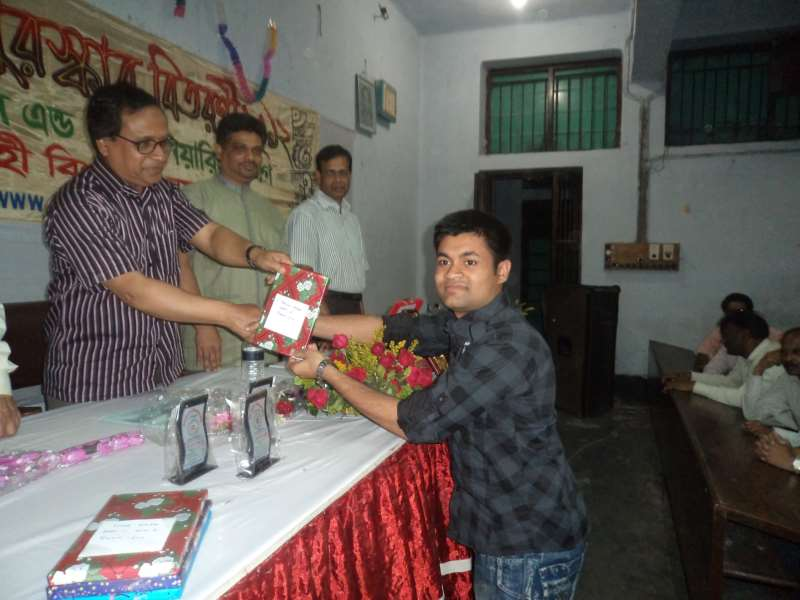
%> input picture CSE_LAB_4TH/403/02-Personala Website/album/3.jpg, 800 x 600 px
$ octave image_gaussian_low_pass.m   (GNU Octave 9; MATLAB toolbox functions it lacks are replaced by stand-ins)
%> lines starting %> are read from the running program, lines starting %| are printed output that depends on the picture
%page=235
%DFT and IDFT


clc;
clear all;
close all;

imageAa = imread('3.jpg');
%> imageAa is the input picture: size 600x800x3 uint8; mean R, G, B 98.9, 91.7, 87.5
imageA =rgb2gray(imageAa );
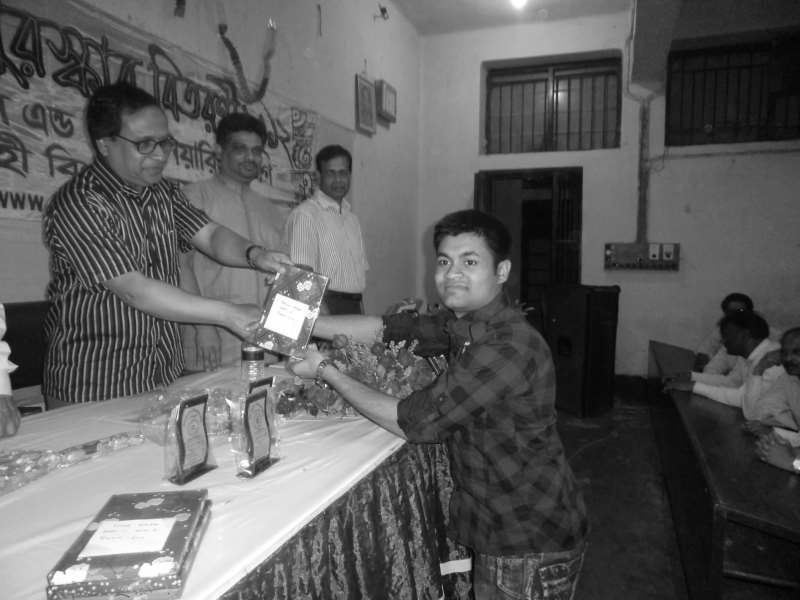
%> imageA: size 600x800 uint8; min 1, max 255, mean 93.4

[M N]=size(imageA);
%> M = 600; N = 800


%Display images

subplot(2,2,1);
imshow(imageA);
title('Image A ');


imageA=double(imageA);
%> imageA: size 600x800 double
%-1 *

for x=1:M
    for y=1:N
        imageA(x,y)=imageA(x,y)*(-1)^(x+y);
    end
end
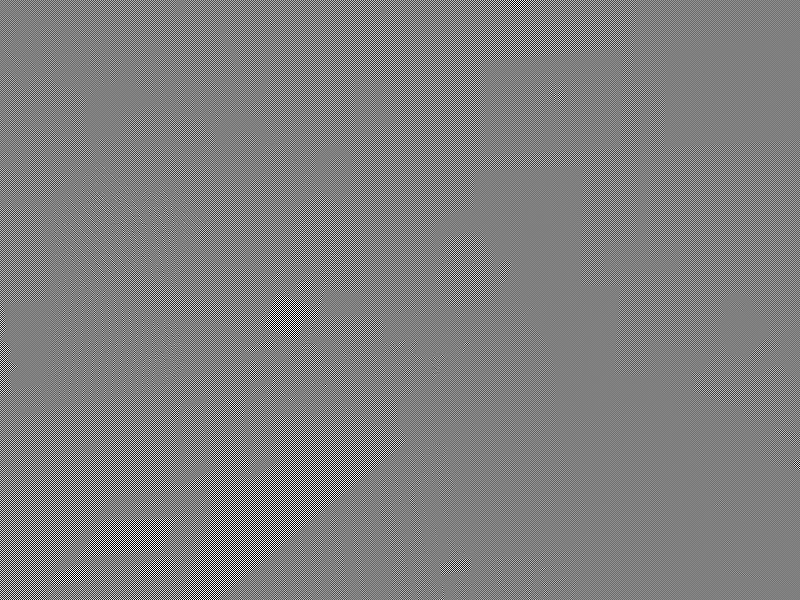
%> imageA: size 600x800 double; min -255, max 255, mean 0; drawn with min black and max white

%Perform 2D FFTs

h=waitbar(0,'Calculating DFT...');
for u=1:M
    for v=1:N
        sum=0.0;
        for x=1:M
            for y=1:N
%> (the run ends here)

$ run again, with CSE_LAB_4TH/403/02-Personala Website/album/1.jpg copied over CSE_LAB_4TH/403/02-Personala Website/album/3.jpg
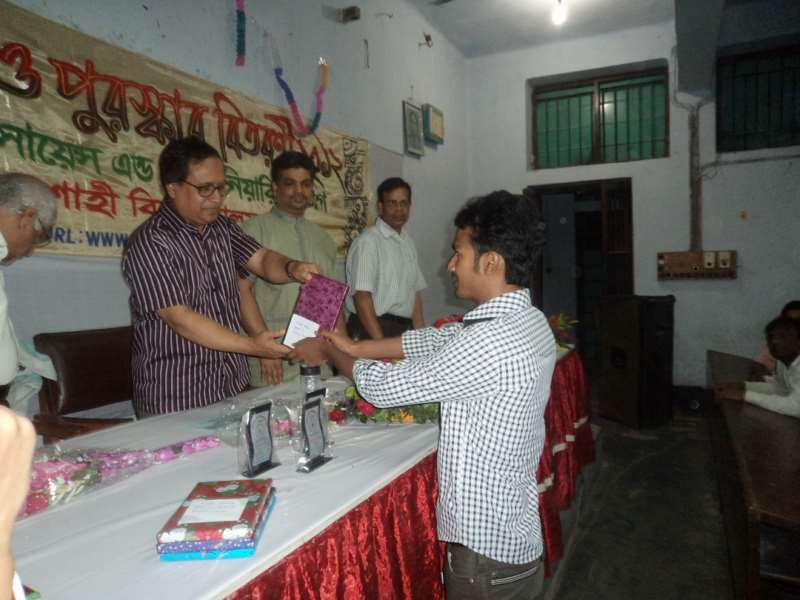
%> input picture CSE_LAB_4TH/403/02-Personala Website/album/1.jpg, 800 x 600 px
%> imageAa is the input picture: size 600x800x3 uint8; mean R, G, B 101.2, 95.5, 90.5
%> `imageA =rgb2gray(imageAa );`:
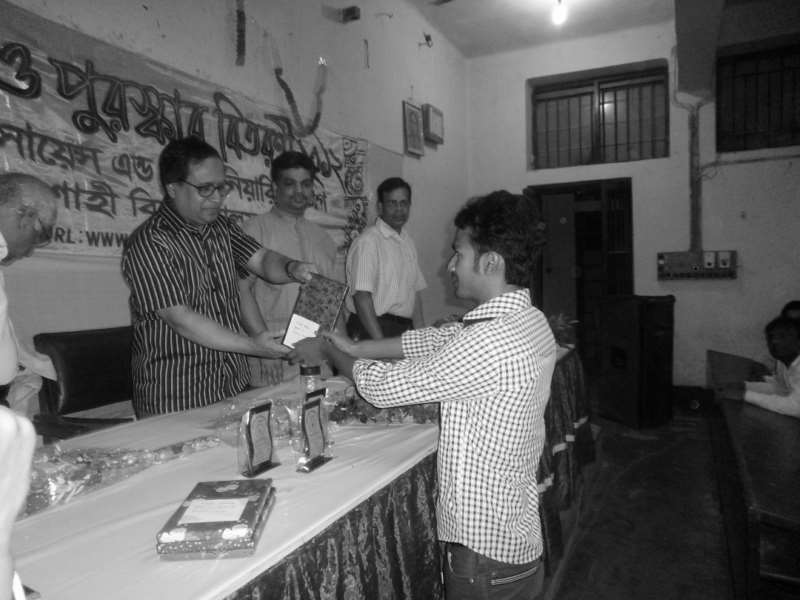
%> imageA: size 600x800 uint8; min 1, max 255, mean 96.7

$ run again, with CSE_LAB_4TH/403/02-Personala Website/album/2.jpg copied over CSE_LAB_4TH/403/02-Personala Website/album/3.jpg
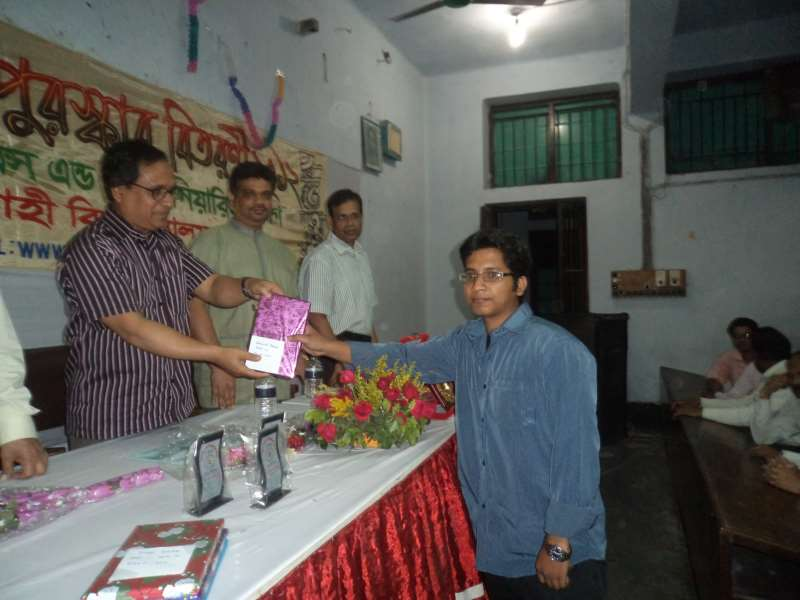
%> input picture CSE_LAB_4TH/403/02-Personala Website/album/2.jpg, 800 x 600 px
%> imageAa is the input picture: size 600x800x3 uint8; mean R, G, B 94.9, 91.2, 88
%> `imageA =rgb2gray(imageAa );`:
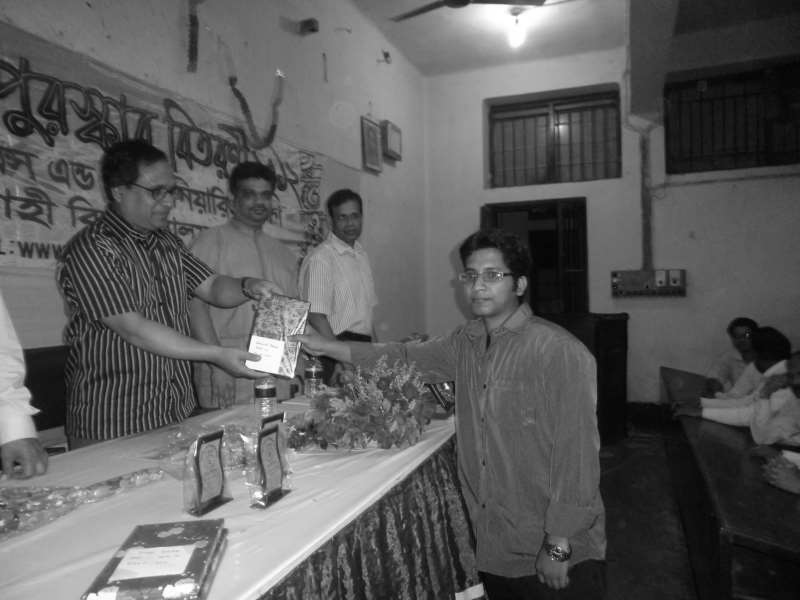
%> imageA: size 600x800 uint8; min 1, max 255, mean 92

$ run again, with CSE_LAB_4TH/403/02-Personala Website/album/4.jpg copied over CSE_LAB_4TH/403/02-Personala Website/album/3.jpg
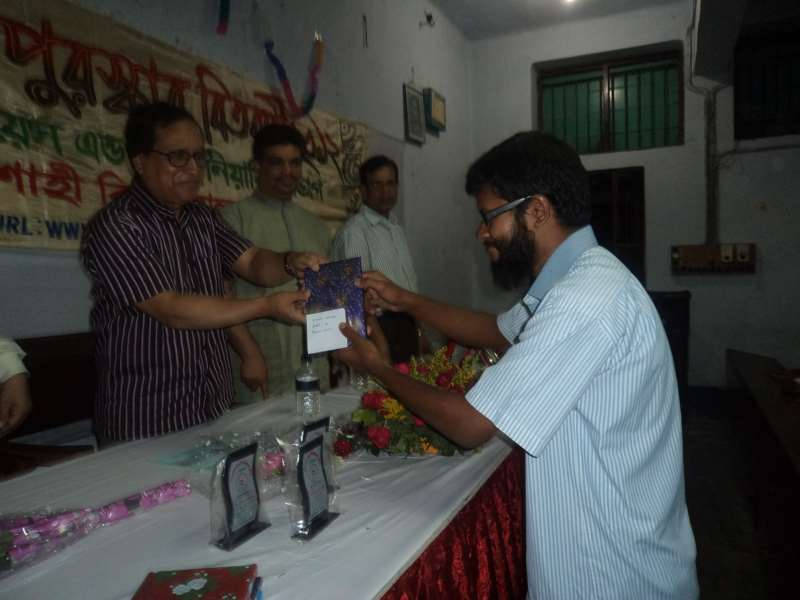
%> input picture CSE_LAB_4TH/403/02-Personala Website/album/4.jpg, 800 x 600 px
%> imageAa is the input picture: size 600x800x3 uint8; mean R, G, B 65.5, 65.8, 64.1
%> `imageA =rgb2gray(imageAa );`:
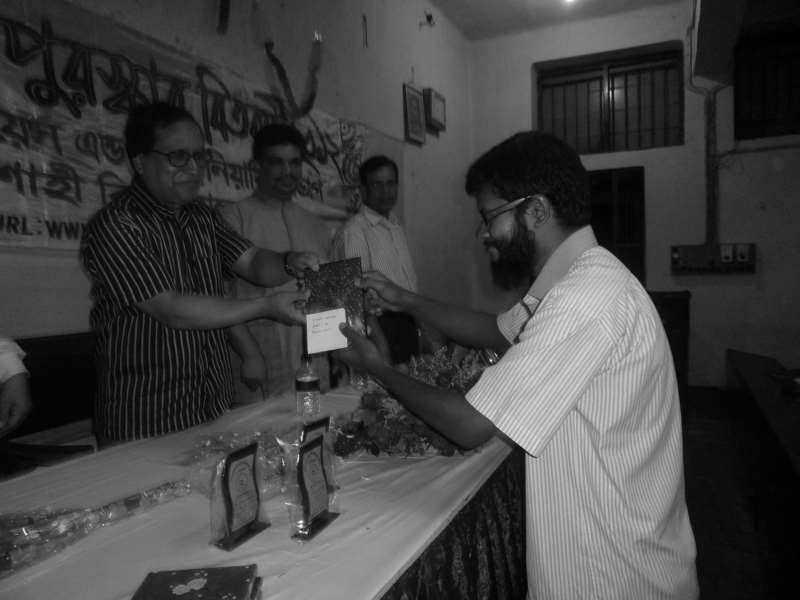
%> imageA: size 600x800 uint8; min 0, max 253, mean 65.5
